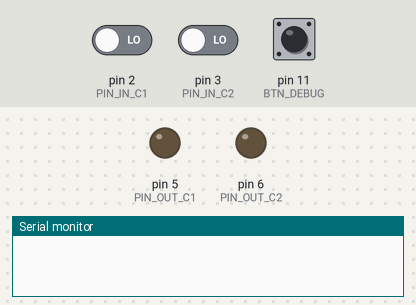
The sketch below on a simulated Arduino Uno, built with avr-gcc and run on an emulated ATmega328P. Parts: output pins drawn as LEDs (lit = HIGH), the last lines printed to the serial monitor. Inputs (shaded band) come from the test bench; at power-on: pin 2 (PIN_IN_C1) LOW, pin 3 (PIN_IN_C2) LOW, pin 11 (BTN_DEBUG) HIGH. Pins used as bus, display or sensor lines are not drawn.

Above: at 1.2 s.
1.3 s: pin 2 (PIN_IN_C1) driven HIGH
At 2.3 s:
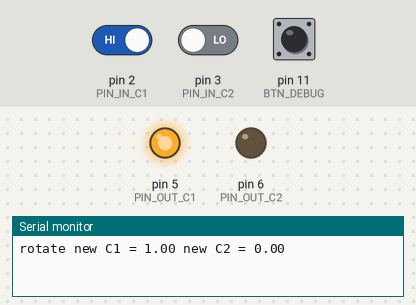
2.8 s: pin 3 (PIN_IN_C2) driven HIGH
At 4.0 s:
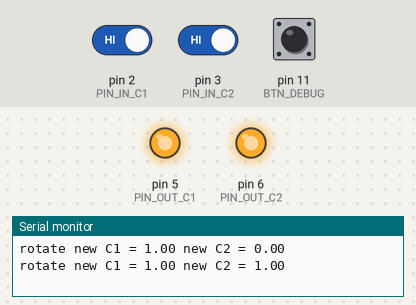
4.3 s: pin 2 (PIN_IN_C1) driven LOW
At 5.5 s:
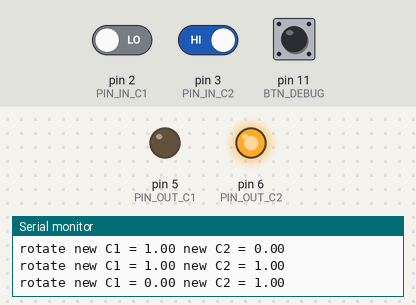
5.8 s: pin 3 (PIN_IN_C2) driven LOW
At 6.6 s:
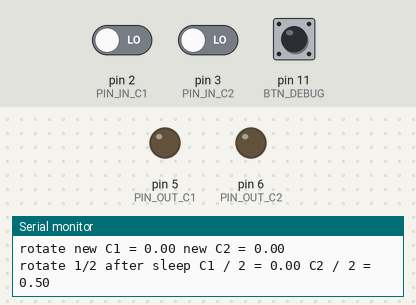
7.3 s: pin 3 (PIN_IN_C2) driven HIGH
At 7.8 s:
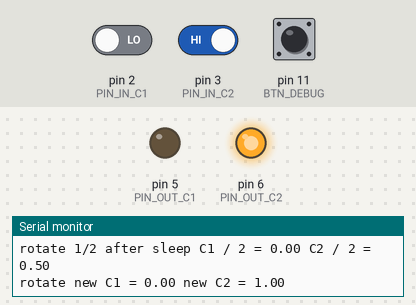
8.8 s: pin 2 (PIN_IN_C1) driven HIGH
At 9.2 s:
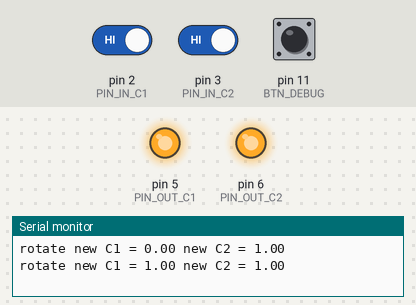
Timing chart, 0 to 11.3 s (numbered marks = the images above; inputs shaded):
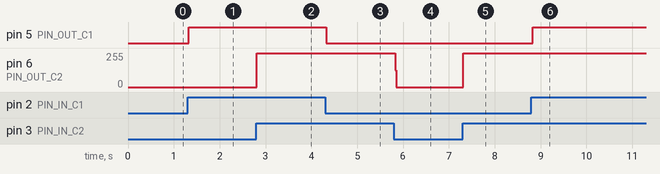

Measured:
- after the input at 1.3 s, pin 5 (PIN_OUT_C1): LOW → HIGH at once
- after the input at 2.8 s, pin 6 (PIN_OUT_C2): 0/255 → 255/255 at once
- after the input at 4.3 s, pin 5 (PIN_OUT_C1): HIGH → LOW at once
- after the input at 5.8 s, pin 6 (PIN_OUT_C2): 255/255 → 0/255 at once
- after the input at 7.3 s, pin 6 (PIN_OUT_C2): 0/255 → 255/255 at once
- after the input at 8.8 s, pin 5 (PIN_OUT_C1): LOW → HIGH at once

The sketch:

ServoBrick.ino
```cpp
#define DEBUG

#define PIN_IN_C1 2 // C1 from HUB
#define PIN_IN_C2 3 // C2 from HUB

#define  PIN_OUT_GND 4  // pin to transistor gate
#define  PIN_OUT_C1 5   // pin to IN1 of motor driver
#define  PIN_OUT_C2 6   // pin to IN2 of motor driver

#define BTN_DEBUG 11

#define AVG_ARRAY_SIZE 10             // used to calculate duty cycle as average from N last pulses
#define MAX_CHANGE_TIME_MICROS 10000  // used as pulse timeout for duty cycle calculations for 0 and 100% (continiuous LOW or HIGH)

#define SERVO_ROTATE_TIME_MICROS 200000 // duration for powering servo motor - it should rotate within given timeout, then the power is turned off

#define DELTA_C 0.02  // minimum change in C1/C2 signal from hub that is sent to servo

#define MAX_C_VALUE 1.0 // NOT WORKING YET!! limit for maximum C1/C2 output value

#ifdef DEBUG
  #define DEBUG_PRINT(x)     Serial.print (x)
  #define DEBUG_PRINTLN(x)  Serial.println (x)
#else
  #define DEBUG_PRINT(x)
  #define DEBUG_PRINTLN(x)
#endif

struct pwmState_t {
  int c;
  int state;
  unsigned long lastChangeTime;

  unsigned long timeChangeHigh;
  unsigned long timeChangeLow;

  int index;
  unsigned long timeHigh[AVG_ARRAY_SIZE];
  unsigned long timeCycle[AVG_ARRAY_SIZE];
};

pwmState_t pwmState[2];

double c1 = 0;
double c2 = 0;
unsigned long servoTimeLimit = 0;
int servo_power_status = 0;

// debug for duty cycle calculation
void print_debug(int c){
  noInterrupts();

  pwmState_t *s = &pwmState[c];
  Serial.print("c = "); Serial.println(s->c);
  Serial.print("state = "); Serial.println(s->state);
  Serial.print("lastChangeTime = "); Serial.println(s->lastChangeTime);
  for (int i=0; i<AVG_ARRAY_SIZE; i++){
    Serial.print("timeHigh[i] = "); Serial.println(s->timeHigh[i]);
  }
  for (int i=0; i<AVG_ARRAY_SIZE; i++){
    Serial.print("timeCycle[i] = "); Serial.println(s->timeCycle[i]);
  }

   interrupts();
}

void setup() {
  init_pwm_state(0);
  pinMode(PIN_IN_C1, INPUT);
  attachInterrupt(digitalPinToInterrupt(PIN_IN_C1), interrupt_C1, CHANGE);

  init_pwm_state(1);
  pinMode(PIN_IN_C2, INPUT);
  attachInterrupt(digitalPinToInterrupt(PIN_IN_C2), interrupt_C2, CHANGE);

  pinMode(PIN_OUT_C1, OUTPUT);
  digitalWrite(PIN_OUT_C1, LOW);

  pinMode(PIN_OUT_C2, OUTPUT);
  digitalWrite(PIN_OUT_C2, LOW);

  pinMode(PIN_OUT_GND, OUTPUT);
  digitalWrite(PIN_OUT_GND, LOW);

  pinMode(BTN_DEBUG, INPUT_PULLUP);

  Serial.begin(9600);
}

void loop() {
  loop_servo();
}

void loop_servo() {
  // get duty cycle for RC hub control signals
  double new_c1 = calculate_duty(0);
  double new_c2 = calculate_duty(1);

  double delta1 = abs(c1 - new_c1);
  double delta2 = abs(c2 - new_c2);

  unsigned long time = micros();

  // check if input signal from HUB has been changed
  if ( (delta1 > DELTA_C) || (delta2 > DELTA_C) ) {
    // give servo some time to rotate
    servoTimeLimit = time + SERVO_ROTATE_TIME_MICROS;
    digitalWrite(PIN_OUT_GND, HIGH);   // power on servo

    DEBUG_PRINT("rotate");
    DEBUG_PRINT(" new C1 = "); DEBUG_PRINT(new_c1);
    DEBUG_PRINT(" new C2 = "); DEBUG_PRINTLN(new_c2);

    // servo sometimes can't return directly to zero position (usually after sleep)
    if ( new_c1 + new_c2 < DELTA_C ) { // if new position should be ZERO...

      DEBUG_PRINT("rotate 1/2 after sleep");
      DEBUG_PRINT(" C1 / 2 = "); DEBUG_PRINT(c1 / 2);
      DEBUG_PRINT(" C2 / 2 = "); DEBUG_PRINTLN(c2 / 2);

      // first move to 1/2 of last known position
      output_pwm(c1 / 2, c2 / 2);
      // give servo some time
      delay(20);
      // even more time if servo was powered off
      if (servo_power_status == 0)
        delay(40);
      // then finally return to zero position
      output_pwm(0, 0);
    }

    // update signal for servo
    output_pwm(new_c1,new_c2);
    servo_power_status = 1;

    c1 = new_c1;
    c2 = new_c2;

  }

  // power off servo after time limit - this is needed only in intermidiate positions
  if ((time > servoTimeLimit) && (c1 < 1.0) && (c2 < 1.0) && (c1 + c2 > 0))
  {
    digitalWrite(PIN_OUT_GND, LOW); // power off

    if (servo_power_status == 1)
      DEBUG_PRINTLN("sleep");

    servo_power_status = 0;
  }
  else { // default to power on
    digitalWrite(PIN_OUT_GND, HIGH);
    servo_power_status = 1;
  }

  if (digitalRead(BTN_DEBUG) == LOW){
    debug_btn();
  }

  delay(20);
}

void debug_btn()
{

}

void interrupt_C1() {
  pin_update_pwm(0, PIN_IN_C1);
}

void interrupt_C2() {
  pin_update_pwm(1, PIN_IN_C2);
}

void init_pwm_state(int c){
  pwmState_t *s = &pwmState[c];
  s->c = c;
  s->state = 0;
  s->index = 0;
}

// save pulse timings for duty cycle calculation
void pin_update_pwm(int c, int pin) {
  pwmState_t *s = &pwmState[c];

  int value = digitalRead(pin);

  if (value == s->state) return; //no change!

  unsigned long time = micros();
  int i = s->index;

  if (value == HIGH) {
    //save cycle time = time since previous signal change to HIGH
    s->timeCycle[i] = time - s->timeChangeHigh;
    s->timeChangeHigh = time;
  }

  if (value == LOW) {
    // save duty cycle = time since signal changed to HIGH
    s->timeHigh[i] = time - s->timeChangeHigh;
    s->timeChangeLow = time;

    s->index += 1;
    if (s->index == AVG_ARRAY_SIZE) {
      s->index = 0;
    }
  }

  s->state = value;
  s->lastChangeTime = time;
}

// excludes zeros and out of cycle values (>2500 micros) from average calculation
unsigned long smart_avg(unsigned long *a){

  unsigned long sum = 0;
  int count = 0;

  for (int i=0; i<AVG_ARRAY_SIZE; i++){
    unsigned long val = a[i];

    if (0 < val && val < 2500) {
      sum += val;
      count += 1;
    }
  }

  if (count == 0)
     return 0;

  return sum / count;
}

// calculate duty cycle based on saved timings
double calculate_duty(int c) {
  double duty = 0;
  noInterrupts(); // disable interrupts while calculating, so global vars don't get updated

  pwmState_t *s = &pwmState[c];

  if (s->lastChangeTime < micros() - MAX_CHANGE_TIME_MICROS) {
    // old data, using last state
    if (s->state == 0)
      duty = 0;
    else
      duty = 1;
  } else {
    double avg_cycle = smart_avg(s->timeCycle);
    double avg_high  = smart_avg(s->timeHigh);
    if (avg_cycle > 0) {
      duty = avg_high / avg_cycle;
    } else
    {
      duty = 0;
    }
  }

  interrupts(); // enable interrupts again

  return duty;
}

// update motor driver inputs
void output_pwm(double c1, double c2) {

  if (c1 > MAX_C_VALUE)
    c1 = MAX_C_VALUE;

  if (c2 > MAX_C_VALUE)
    c2 = MAX_C_VALUE;

 if (c1 > 0) {
    analogWrite(PIN_OUT_C1, c1 * 255);
  } else {
    digitalWrite(PIN_OUT_C1, LOW);
  }

  if (c2 > 0) {
    analogWrite(PIN_OUT_C2, c2 * 255);
  } else {
    digitalWrite(PIN_OUT_C2, LOW);
  }
}
```
